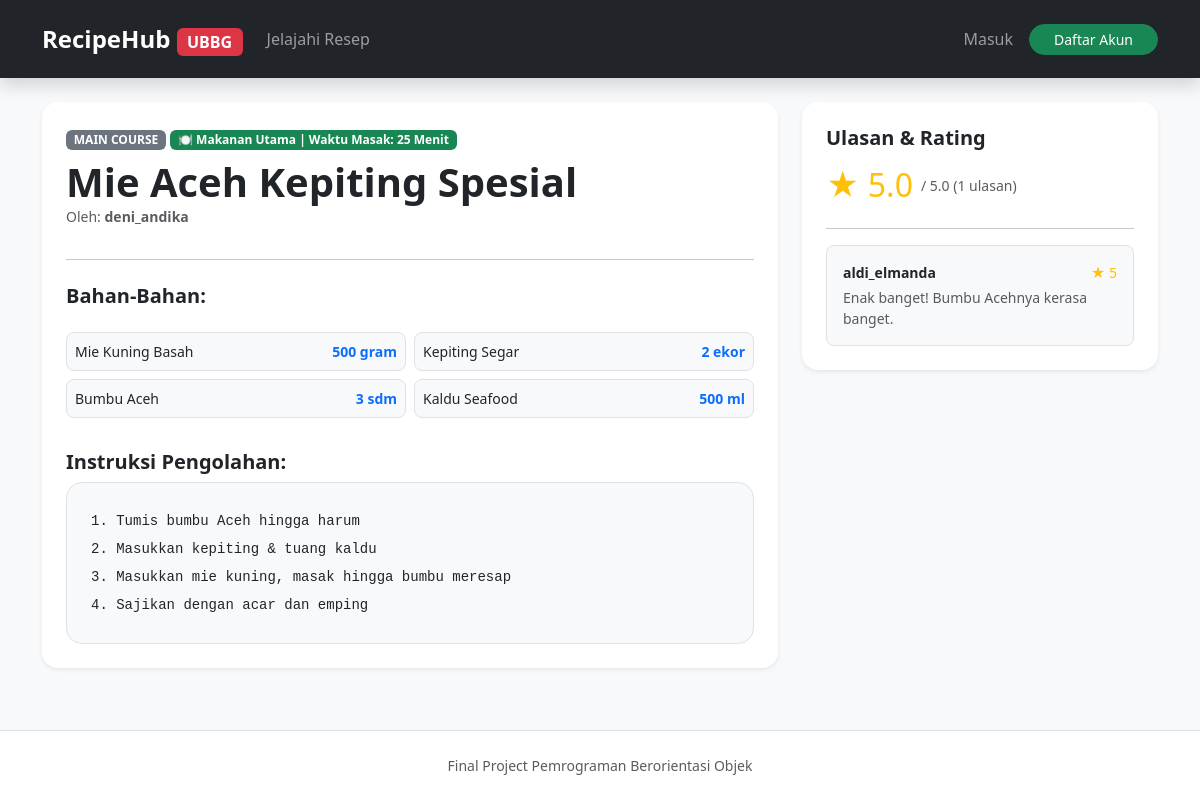
The page /1 on the database its author committed.
### app/models/food_recipe.py (models this page shows)
class FoodRecipe(Recipe):
    cooking_time = db.Column(db.Integer, nullable=True)
    __mapper_args__ = {'polymorphic_identity': 'food'}
    def display_meta(self): return f"🍽️ Makanan Utama | Waktu Masak: {self.cooking_time or 0} Menit"

### app/models/user.py (models this page shows, shortened)
class User(UserMixin, db.Model):
    __tablename__ = 'users'
    id = db.Column(db.Integer, primary_key=True)
    username = db.Column(db.String(50), unique=True, nullable=False)
    email = db.Column(db.String(100), unique=True, nullable=False)
    role = db.Column(db.String(20), default='user')
    _password_hash = db.Column('password_hash', db.String(256), nullable=False)
    recipes = db.relationship('Recipe', backref='author', lazy='dynamic')
    reviews = db.relationship('Review', backref='reviewer', lazy='dynamic', cascade='all, delete-orphan')
    bookmarks = db.relationship('Bookmark', backref='user', lazy='dynamic', cascade='all, delete-orphan')
    @property
    def password(self): raise AttributeError('Password terenkapsulasi secara privat!')

### app/models/ingredient.py (models this page shows)
class Ingredient(db.Model):
    __tablename__ = 'ingredients'
    id = db.Column(db.Integer, primary_key=True)
    name = db.Column(db.String(100), nullable=False)
    amount = db.Column(db.String(50), nullable=False)
    recipe_id = db.Column(db.Integer, db.ForeignKey('recipes.id'), nullable=False)

### app/models/review.py (models this page shows)
class Review(db.Model):
    __tablename__ = 'reviews'
    id = db.Column(db.Integer, primary_key=True)
    rating = db.Column(db.Integer, nullable=False)
    comment = db.Column(db.Text)
    user_id = db.Column(db.Integer, db.ForeignKey('users.id'), nullable=False)
    recipe_id = db.Column(db.Integer, db.ForeignKey('recipes.id'), nullable=False)

### app/recipes/routes.py (the view, shortened to what this page needs)
@recipes_bp.route('/<int:id>', methods=['GET', 'POST'])
def detail(id):
    recipe = Recipe.query.get_or_404(id)
    form = ReviewForm()
    is_bm = False
    return render_template('recipes/detail.html', recipe=recipe, form=form, is_bookmarked=is_bm)

### app/models/recipe.py (called while the page is built)
    def get_average_rating(self):
        if self._review_count == 0: return 0.0
        return round(self._total_score / self._review_count, 1)

### app/templates/recipes/detail.html (shortened to what this page needs)
{% extends 'base.html' %}
{% block content %}
<div class="row g-4">
    <div class="col-lg-8"><div class="card shadow-sm p-4 border-0 rounded-4 bg-white">
        <div class="d-flex justify-content-between align-items-start">
            <div>
                <span class="badge bg-secondary mb-1">{{ recipe.category | upper }}</span>
                <span class="badge bg-success mb-1">{{ recipe.display_meta() }}</span>
                <h1 class="fw-bold mt-1 mb-0">{{ recipe.title }}</h1>
                <p class="text-muted small">Oleh: <strong>{{ recipe.author.username }}</strong></p>
            </div>
        </div>
        <hr>
        <h5 class="fw-bold mt-2">Bahan-Bahan:</h5>
        <div class="row row-cols-2 g-2 my-2">
            {% for ing in recipe.ingredients %}
            <div class="col"><div class="p-2 bg-light rounded-3 d-flex justify-content-between border small">
                <span>{{ ing.name }}</span><strong class="text-primary">{{ ing.amount }}</strong>
            </div></div>
            {% endfor %}
        </div>
        <h5 class="fw-bold mt-4">Instruksi Pengolahan:</h5>
        <div class="p-4 bg-light rounded-4 border lh-lg font-monospace small" style="white-space: pre-wrap;">{{ recipe.steps }}</div>
    </div></div>
    <div class="col-lg-4"><div class="card shadow-sm p-4 border-0 rounded-4 bg-white">
        <h5 class="fw-bold">Ulasan & Rating</h5>
        <div class="d-flex align-items-center my-2">
            <h2 class="text-warning mb-0 me-2">★ {{ recipe.get_average_rating() }}</h2>
            <span class="text-muted small">/ 5.0 ({{ recipe._review_count }} ulasan)</span>
        </div>
        <hr>
        <div class="d-flex flex-column gap-2" style="max-height: 400px; overflow-y: auto;">
            {% for r in recipe.reviews %}
            <div class="p-3 bg-light rounded-3 border">
                <div class="d-flex justify-content-between small">
                    <strong>{{ r.reviewer.username }}</strong><span class="text-warning">★ {{ r.rating }}</span>
                </div>
                <p class="mb-0 text-muted small mt-1">{{ r.comment or 'Tidak meninggalkan pesan.' }}</p>
            </div>
            {% else %}<p class="text-muted small text-center my-3">Belum ada ulasan.</p>{% endfor %}
        </div>
    </div></div>
</div>{% endblock %}

### app/static/css/style.css (style rules this page uses)
body { font-family: system-ui, -apple-system, sans-serif; }
.card { transition: transform 0.15s ease-in-out; }

### rows shown on the page
FoodRecipe: category "MAIN COURSE", display_meta "🍽️ Makanan Utama | Waktu Masak: 25 Menit", title "Mie Aceh Kepiting Spesial", steps "1. Tumis bumbu Aceh hingga harum 2. Masukkan kepiting & tuang kaldu 3. Masukkan mie kuning, masak hingga bumbu meresap 4. Sajikan dengan acar dan emping", get_average_rating "5.0", _review_count "1"
User: author.username "deni_andika"
Ingredient: name "Mie Kuning Basah", amount "500 gram"
Ingredient: name "Kepiting Segar", amount "2 ekor"
Ingredient: name "Bumbu Aceh", amount "3 sdm"
Ingredient: name "Kaldu Seafood", amount "500 ml"
Review: reviewer.username "aldi_elmanda", rating "5", comment "Enak banget! Bumbu Acehnya kerasa banget."
